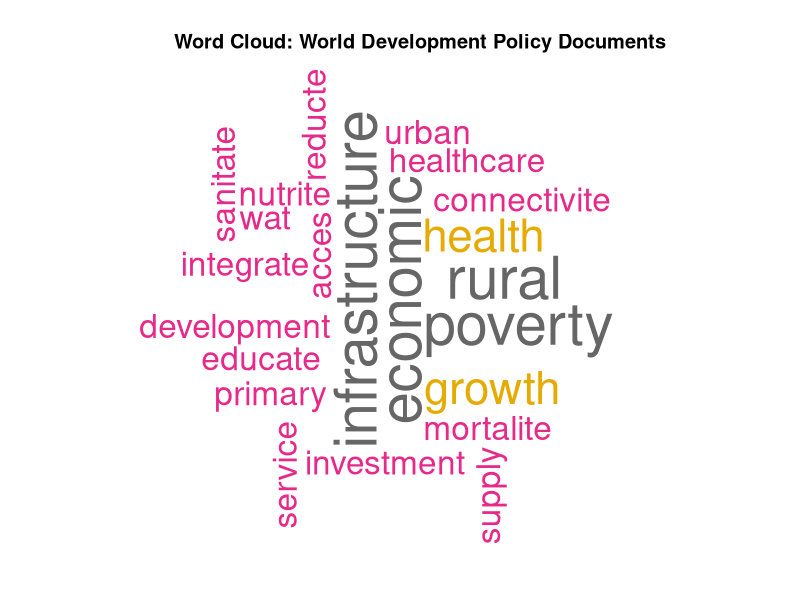
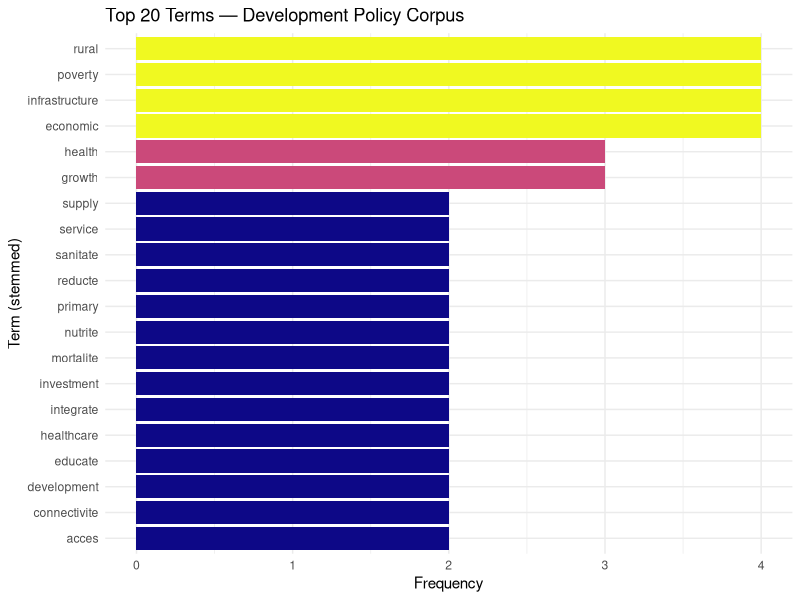

Generate these figures, in order, with R:
# World Bank Text Mining — Development Policy Documents
# TF-IDF analysis and word cloud on 15 thematic policy documents
# Uses base R string ops (no tm dependency)

library(wordcloud)
library(RColorBrewer)
library(ggplot2)

# Load documents from TMdocs.txt — strip surrounding quotes and trailing commas
raw_lines <- readLines("TMdocs.txt")
docs_text <- trimws(gsub('^[[:space:]]*"|"[[:space:]]*,?[[:space:]]*$', "", raw_lines))
docs_text <- docs_text[nchar(docs_text) > 0]

# English stopwords (base R, no tm)
stop_words <- c(
  "a","an","the","and","or","of","in","to","for","on","with","by","at","from",
  "is","are","was","were","be","been","being","have","has","had","do","does",
  "did","will","would","could","should","may","might","can","per","also","via",
  "as","it","its","that","this","these","those","which","who","what","how",
  "if","than","then","but","so","yet","both","each","more","other","such"
)

# Preprocess: lowercase → remove punctuation/numbers → tokenize → remove stopwords → stem
stem_word <- function(w) {
  w <- sub("ation$|ations$", "ate", w)
  w <- sub("ities$|ity$",    "ite", w)
  w <- sub("ments$|ment$",   "ment", w)
  w <- sub("ing$",           "",    w)
  w <- sub("tion$",          "te",  w)
  w <- sub("ers$|er$",       "",    w)
  w <- sub("ness$",          "",    w)
  w <- sub("ies$",           "y",   w)
  w <- sub("s$",             "",    w)
  w
}

preprocess <- function(text) {
  text  <- tolower(text)
  text  <- gsub("[^a-z ]", " ", text)
  words <- unlist(strsplit(text, "\\s+"))
  words <- words[nchar(words) > 2 & !words %in% stop_words]
  stem_word(words)
}

all_tokens <- lapply(docs_text, preprocess)
vocab      <- sort(table(unlist(all_tokens)), decreasing = TRUE)

# Build Document-Term Matrix (as list of term counts per doc)
dtm <- lapply(all_tokens, function(toks) table(toks))

# TF-IDF
n_docs <- length(docs_text)
idf <- sapply(names(vocab), function(term) {
  df <- sum(sapply(dtm, function(d) term %in% names(d)))
  log(n_docs / max(df, 1))
})
tfidf_scores <- sort(
  sapply(names(vocab), function(term) {
    tf  <- vocab[[term]] / sum(vocab)
    tf * idf[[term]]
  }),
  decreasing = TRUE
)

cat("Documents            :", n_docs, "\n")
cat("Unique terms         :", length(vocab), "\n\n")
cat("Top 15 terms by frequency:\n")
print(head(vocab, 15))
cat("\nTop 10 terms by TF-IDF:\n")
print(round(head(tfidf_scores, 10), 4))

# Word cloud
set.seed(42)
png("output/16_wordcloud.png", width = 900, height = 650, res = 120)
wordcloud(names(vocab), as.numeric(vocab),
          min.freq     = 2,
          max.words    = 80,
          random.order = FALSE,
          rot.per      = 0.25,
          colors       = brewer.pal(8, "Dark2"),
          scale        = c(3.5, 0.5))
title(main = "Word Cloud: World Development Policy Documents", cex.main = 1.2)
dev.off()

# Bar chart — top 20 terms
top20 <- data.frame(term  = names(head(vocab, 20)),
                    count = as.numeric(head(vocab, 20)))
p_bar <- ggplot(top20, aes(x = reorder(term, count), y = count, fill = count)) +
  geom_col() +
  coord_flip() +
  scale_fill_viridis_c(option = "plasma", guide = "none") +
  theme_minimal() +
  labs(title = "Top 20 Terms — Development Policy Corpus",
       x = "Term (stemmed)", y = "Frequency")
ggsave("output/17_term_frequency_bar.png", p_bar, width = 8, height = 6, dpi = 150)

message("✓ Text mining complete")
message("  Corpus     : ", n_docs, " documents")
message("  Vocabulary : ", length(vocab), " unique terms after preprocessing")
message("  Output: output/16_wordcloud.png, output/17_term_frequency_bar.png")
